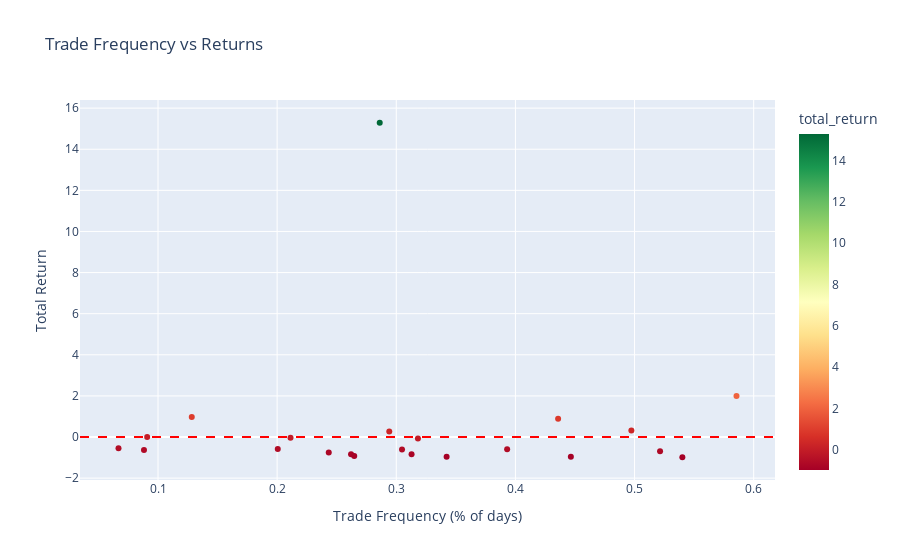

The cell this chart's notebook holds for it:
### Code cell
# 6. Trade Frequency vs Performance
if 'trade_frequency' in df.columns and 'total_return' in df.columns:
    fig = px.scatter(df, x='trade_frequency', y='total_return',
                     title='Trade Frequency vs Returns',
                     hover_data=['scenario_name', 'asset', 'feature_family'],
                     color='total_return',
                     color_continuous_scale='RdYlGn')
    fig.update_xaxes(title='Trade Frequency (% of days)')
    fig.update_yaxes(title='Total Return')
    fig.add_hline(y=0, line_dash="dash", line_color="red")
    fig.show()

### Figure 1 — Plotly figure (JSON) as saved in the notebook; plotly's stock layout.template omitted (floating-point values rounded to 4 significant figures)
{"data": [{"customdata": [["ADAUSDT_SMA", "ADAUSDT", "SMA"], ["ADAUSDT_EMA", "ADAUSDT", "EMA"], ["ADAUSDT_RSI", "ADAUSDT", "RSI"], ["ADAUSDT_MACD", "ADAUSDT", "MACD"], ["ADAUSDT_BB", "ADAUSDT", "BB"], ["ADAUSDT_SO", "ADAUSDT", "SO"], ["ADAUSDT_ATR", "ADAUSDT", "ATR"], ["ADAUSDT_lagged", "ADAUSDT", "lagged"], ["ADAUSDT_datetime", "ADAUSDT", "datetime"], ["ADAUSDT_difference_and_change", "ADAUSDT", "difference_and_change"], ["ADAUSDT_temporal_decomposition", "ADAUSDT", "temporal_decomposition"], ["ADAUSDT_TDA_TD_72_SS_336", "ADAUSDT", "TDA_TD_72_SS_336"], ["ADAUSDT_TDA_TD_72_SS_504", "ADAUSDT", "TDA_TD_72_SS_504"], ["ADAUSDT_TDA_TD_72_SS_720", "ADAUSDT", "TDA_TD_72_SS_720"], ["ADAUSDT_TDA_TD_72_SS_1080", "ADAUSDT", "TDA_TD_72_SS_1080"], ["ADAUSDT_TDA_TD_168_SS_336", "ADAUSDT", "TDA_TD_168_SS_336"], ["ADAUSDT_TDA_TD_168_SS_504", "ADAUSDT", "TDA_TD_168_SS_504"], ["ADAUSDT_TDA_TD_168_SS_720", "ADAUSDT", "TDA_TD_168_SS_720"], ["ADAUSDT_TDA_TD_168_SS_1080", "ADAUSDT", "TDA_TD_168_SS_1080"], ["ADAUSDT_FRUITS", "ADAUSDT", "FRUITS"], ["ADAUSDT_NetF", "ADAUSDT", "NetF"], ["ADAUSDT_baseline", "ADAUSDT", "baseline"]], "hovertemplate": "trade_frequency=%{x}<br>total_return=%{marker.color}<br>scenario_name=%{customdata[0]}<br>asset=%{customdata[1]}<br>feature_family=%{customdata[2]}<extra></extra>", "legendgroup": "", "marker": {"color": [0.002639, 0.9708, -0.07032, -0.6286, -0.589, -0.5911, -0.5453, 1.998, -0.8423, -0.6878, -0.9843, 0.8864, -0.6038, -0.7575, -0.03089, -0.9563, 0.2694, -0.9229, 15.29, -0.9586, -0.8366, 0.3225], "coloraxis": "coloraxis", "symbol": "circle"}, "mode": "markers", "name": "", "orientation": "v", "showlegend": false, "type": "scatter", "x": [0.09091, 0.1283, 0.3182, 0.08824, 0.2005, 0.393, 0.06684, 0.5856, 0.262, 0.5214, 0.5401, 0.4358, 0.3048, 0.2433, 0.2112, 0.3422, 0.2941, 0.2647, 0.2861, 0.4465, 0.3128, 0.4973], "xaxis": "x", "y": [0.002639, 0.9708, -0.07032, -0.6286, -0.589, -0.5911, -0.5453, 1.998, -0.8423, -0.6878, -0.9843, 0.8864, -0.6038, -0.7575, -0.03089, -0.9563, 0.2694, -0.9229, 15.29, -0.9586, -0.8366, 0.3225], "yaxis": "y"}], "layout": {"coloraxis": {"colorbar": {"title": {"text": "total_return"}}, "colorscale": [[0, "rgb(165,0,38)"], [0.1, "rgb(215,48,39)"], [0.2, "rgb(244,109,67)"], [0.3, "rgb(253,174,97)"], [0.4, "rgb(254,224,139)"], [0.5, "rgb(255,255,191)"], [0.6, "rgb(217,239,139)"], [0.7, "rgb(166,217,106)"], [0.8, "rgb(102,189,99)"], [0.9, "rgb(26,152,80)"], [1, "rgb(0,104,55)"]]}, "legend": {"tracegroupgap": 0}, "shapes": [{"line": {"color": "red", "dash": "dash"}, "type": "line", "x0": 0, "x1": 1, "xref": "x domain", "y0": 0, "y1": 0, "yref": "y"}], "title": {"text": "Trade Frequency vs Returns"}, "xaxis": {"anchor": "y", "domain": [0, 1], "title": {"text": "Trade Frequency (% of days)"}}, "yaxis": {"anchor": "x", "domain": [0, 1], "title": {"text": "Total Return"}}}}
